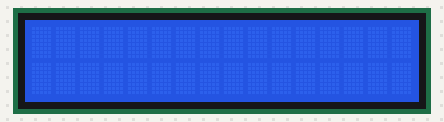
Simulated run of this sketch. Board: Arduino Uno, built with avr-gcc and run on an emulated ATmega328P. Parts: 16×2 character LCD.

Above: at 0.1 s.
At 2.1 s:
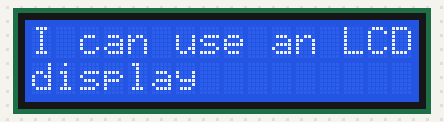

Measured:
- what the display in image 1 shows lasts 2.5 s, from 2.1 s to 4.6 s

The sketch:

LCD_display.ino
```cpp
#include <LiquidCrystal.h>
int rs=7;
int en=8;
int d4=9;
int d5=10;
int d6=11;
int d7=12;
LiquidCrystal lcd(rs,en,d4,d5,d6,d7);
void setup() {
  // put your setup code here, to run once:
  lcd.begin(16,2);

}

void loop() {
  // put your main code here, to run repeatedly:
lcd.setCursor(0,0);
lcd.print("Hey");
lcd.clear();
lcd.setCursor(0, 2);
delay(2000);
lcd.clear();
lcd.setCursor(0,0);
lcd.print("I can use an LCD");
lcd.setCursor(0,2);
lcd.print("display");
delay(2500);


}
```
